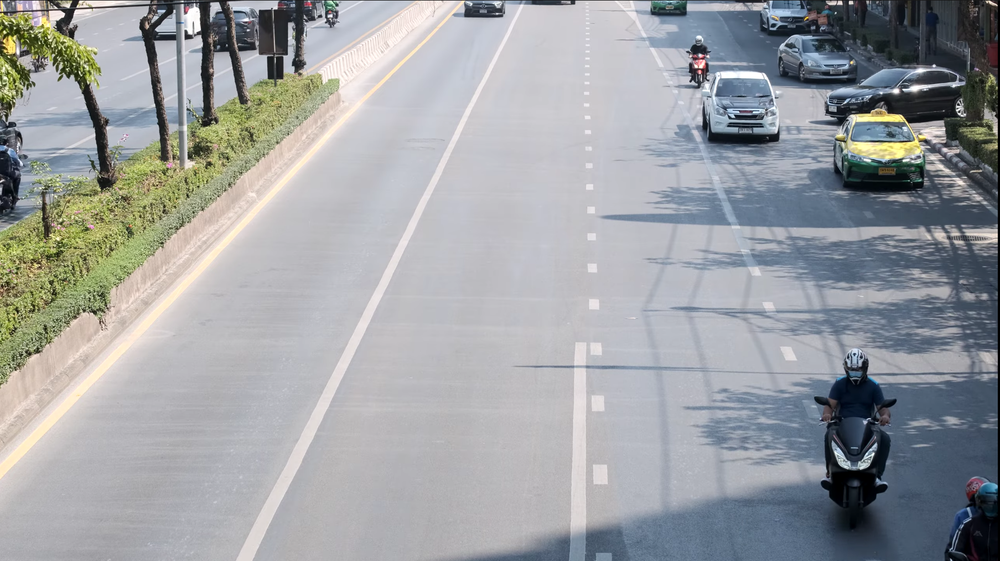
#> input picture 6_Line_detection/3.png, 1000 x 561 px, shrunk from 1807 x 1013 before the run
$ python main.py
#> lines starting #> are read from the running program, lines starting #| are printed output that depends on the picture; after the words box and inside, x2 and y2 are one past the last pixel; in counts of white or black regions, pixels touching at a corner belong together
import cv2
import numpy as np

img = cv2.imread("3.png")
#> img is the input picture: shape (561, 1000, 3); mean B, G, R 161.9, 159.3, 156.4
blur = cv2.GaussianBlur(img, (5,5), 0)
hsv = cv2.cvtColor(blur, cv2.COLOR_BGR2HSV)
#> hsv: shape (561, 1000, 3); mean H, S, V 102, 32.9, 167.7
low_white = np.array([195,195,195])
up_white = np.array([200,200,200])
mask = cv2.inRange(img, low_white, up_white)
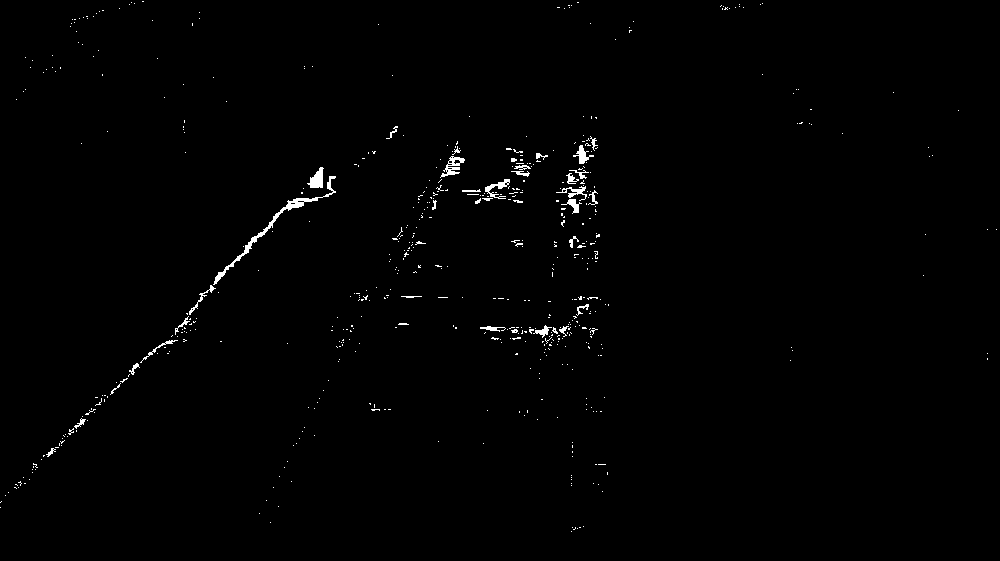
#> mask: shape (561, 1000); 0.78% white; 561 white regions (524 under 20 px), largest, box (x1, y1, x2, y2) and area: (213, 176, 336, 285) 676, (440, 156, 465, 178) 211, (307, 167, 324, 188) 208
edges = cv2.Canny(mask, 75, 150)
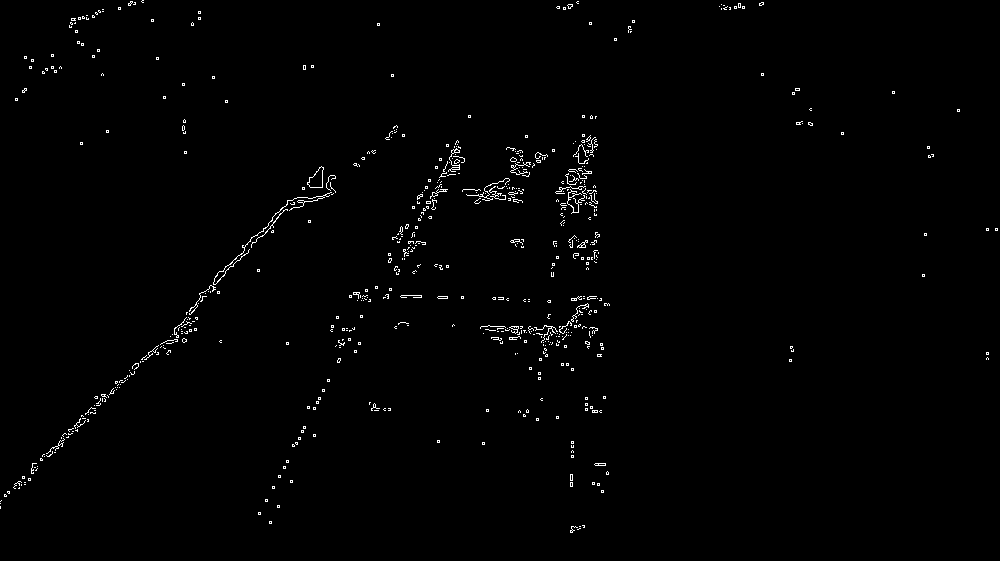
#> edges: shape (561, 1000); 0.95% white in thin lines or dots
lines = cv2.HoughLinesP(edges, 1, np.pi/180, 50, maxLineGap=10)
#> lines = 62 rows, first 6: [15, 488, 144, 359], [247, 253, 248, 252], [4, 496, 104, 396], [132, 368, 143, 357], [233, 266, 275, 221], [200, 296, 244, 248]

for line in lines:
    x1,y1,x2,y2 = line[0]
    cv2.line(img, (x1,y1), (x2,y2), (0,255,0), 2)
#> this loop made 62 passes
#> (x1, y1, x2, y2) on passes 1 to 12: (15, 488, 144, 359), (247, 253, 248, 252), (4, 496, 104, 396), (132, 368, 143, 357), (233, 266, 275, 221), (200, 296, 244, 248), (174, 330, 263, 231), (337, 362, 339, 358), (293, 446, 304, 426), (266, 501, 287, 460), (105, 401, 161, 343), (186, 313, 213, 284)
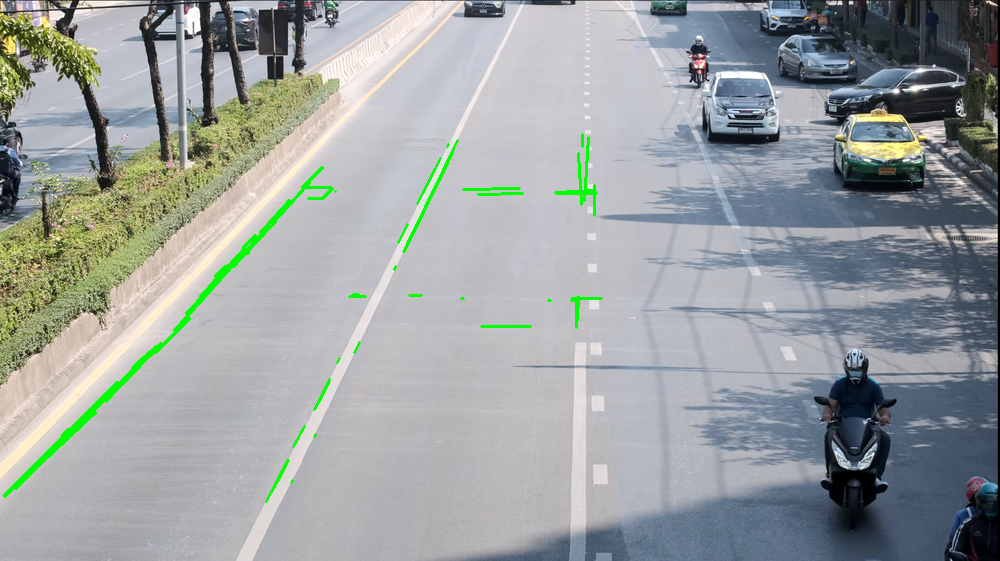
#> img: shape (561, 1000, 3); 1% of pixels changed, all inside (x1, y1, x2, y2) = (3, 133, 603, 503)


cv2.imshow("image", img)
# cv2.imshow("hsv", hsv)
# cv2.imshow("mask", mask)
# cv2.imshow("edges", edges)

cv2.waitKey(0)
cv2.destroyAllWindows()

$ run again, with 6_Line_detection/1.png copied over 6_Line_detection/3.png
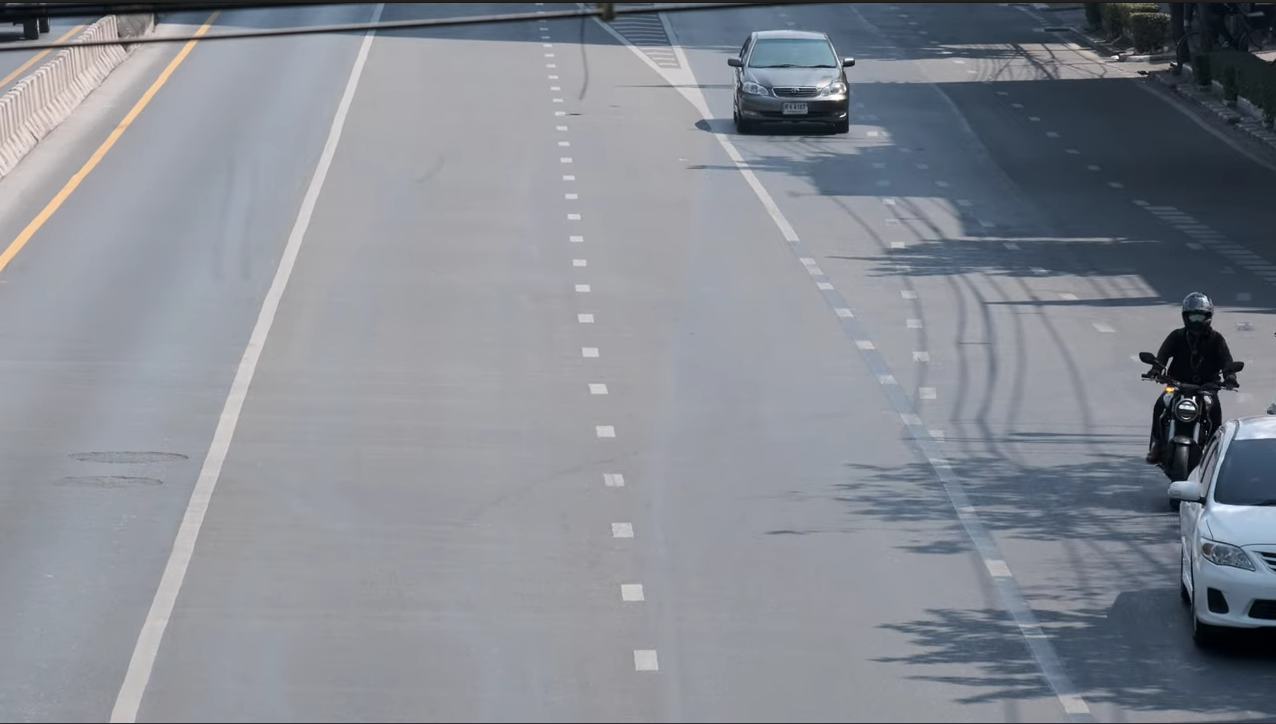
#> input picture 6_Line_detection/1.png, 1276 x 724 px
#> img is the input picture: shape (724, 1276, 3); mean B, G, R 146.9, 138.8, 134.4
#> hsv: shape (724, 1276, 3); mean H, S, V 109.5, 30.6, 147.5
#> `mask = cv2.inRange(img, low_white, up_white)`:
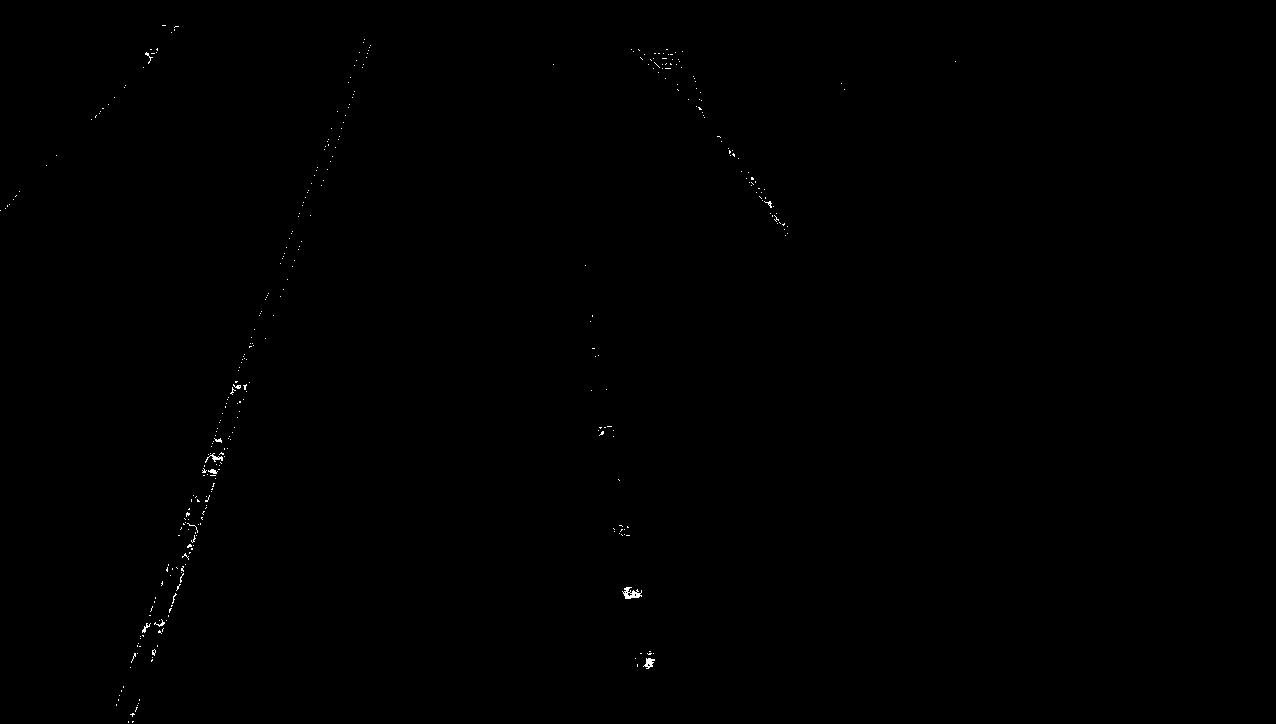
#> mask: shape (724, 1276); 0.14% white in thin lines or dots, all inside (x1, y1, x2, y2) = (0, 25, 956, 723)
#> edges: shape (724, 1276); 0.28% white in thin lines or dots, all inside (x1, y1, x2, y2) = (0, 24, 957, 723)
#> lines = 34 rows, first 6: [264, 339, 265, 337], [243, 398, 249, 381], [291, 266, 300, 240], [297, 217, 317, 166], [179, 578, 250, 381], [160, 585, 168, 563]
#> the loop `for line in lines:` made 34 passes
#> after the loop `for line in lines:`:
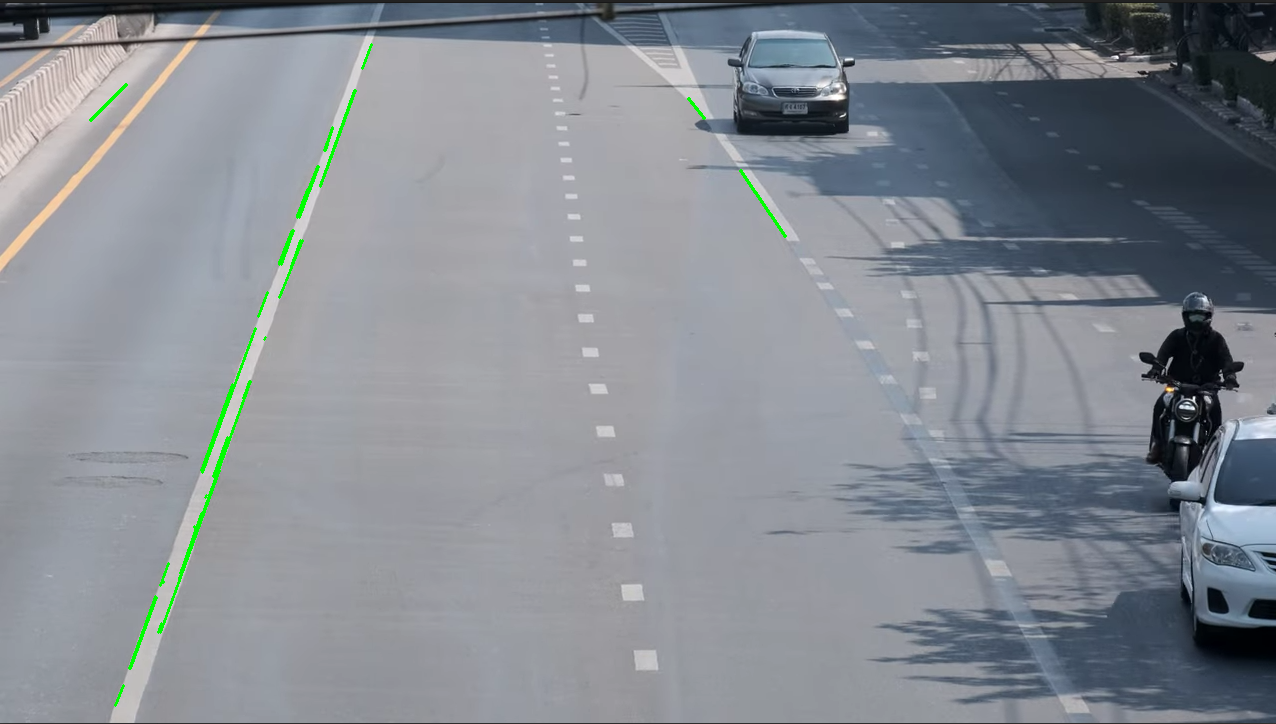
#> img: shape (724, 1276, 3); 0.42% of pixels changed, all inside (x1, y1, x2, y2) = (89, 43, 787, 707)
